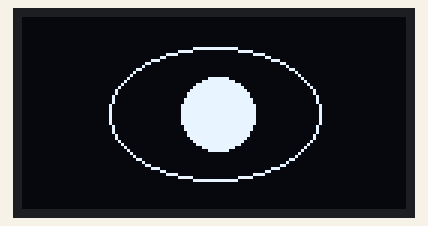
This program was run on a simulated MicroPython board. On the bench: 128×64 one-colour display. What the program prints to the serial console is not drawn.

Above: at 0.2 s.
At 5.44 s:
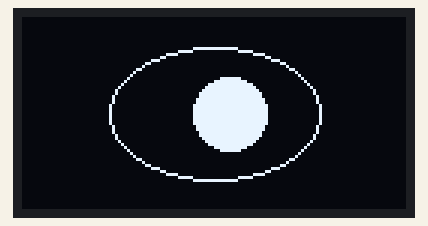
At 9.9 s:
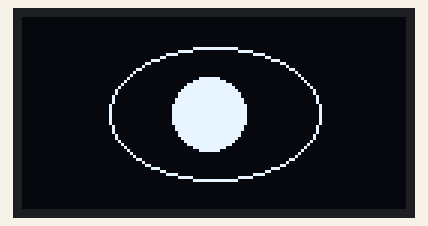
At 19.61 s:
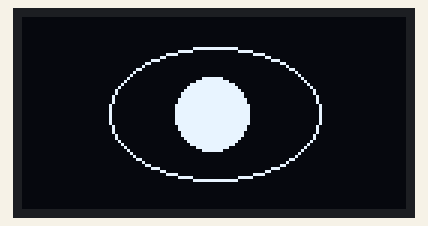
At 29.32 s:
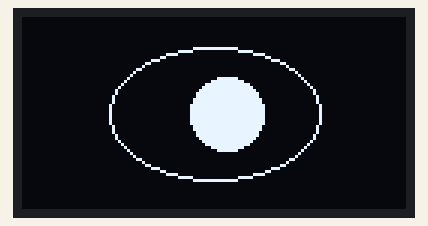
At 39.03 s:
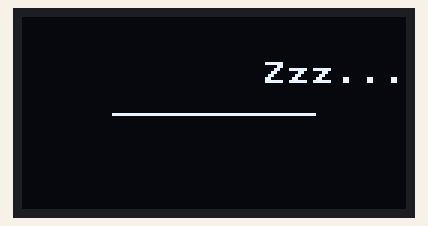

The program:

oled_level_3_blinking_eyeball.py
```python
from machine import Pin, I2C
from ssd1306 import SSD1306_I2C
import time
import random

# --- Lesson 04: The Blinking Eye ---
# Goal: Use 'States' (Open/Closed) and Randomness to create an 'Alive' robot face.

i2c = I2C(0, sda=Pin(16), scl=Pin(17))
oled = SSD1306_I2C(128, 64, i2c)

#positions
x = 64
x_min = 59
x_max = 69

y = 32
y_min = 22
y_max = 42

# Speed/Direction variables (Independent brains)
v_x = 1
v_y = 0  # Changed from 0 so it actually moves up and down!

def draw_eye(is_open):
    # This line is "Yelling" at Python to let us change these variables!
    # Without this, Python treats x and v_x as Read-Only.
    global x, v_x, y, v_y

    oled.fill(0)

    if is_open:
        # 1. Update Position
        x += v_x
        y += v_y

        # 2. Bounce Logic (The Fence)
        if x < x_min or x > x_max:
            v_x = v_x * -1
        if y < y_min or y > y_max:
            v_y = v_y * -1

        # 3. Draw the Pupil at the new (x, y)
        # External Socket
        oled.ellipse(64, 32, 35, 22, 1)
        # Moving Pupil
        oled.ellipse(x, y, 12, 12, 1, True)
    else:
        # Closed Eye State
        oled.hline(30, 32, 68, 1)
        oled.text("Zzz...", 80, 15, 1)

    oled.show()

# Main Loop
print("Starting AI Vision...")
while True:
    try:
        # HEARTBEAT LOOP: Run tracking for 100 frames while open
        # This makes the eye look around smoothly before it blinks.
        for i in range(100):
            draw_eye(True)
            time.sleep(0.01) # Very fast heartbeat

        # BLINK State (Happens after the for loop finishes)
        draw_eye(False)
        time.sleep(0.12) # Quick shut

    except KeyboardInterrupt:
        oled.fill(0)
        oled.show()
        print("AI Vision Terminated.")
        break
```
